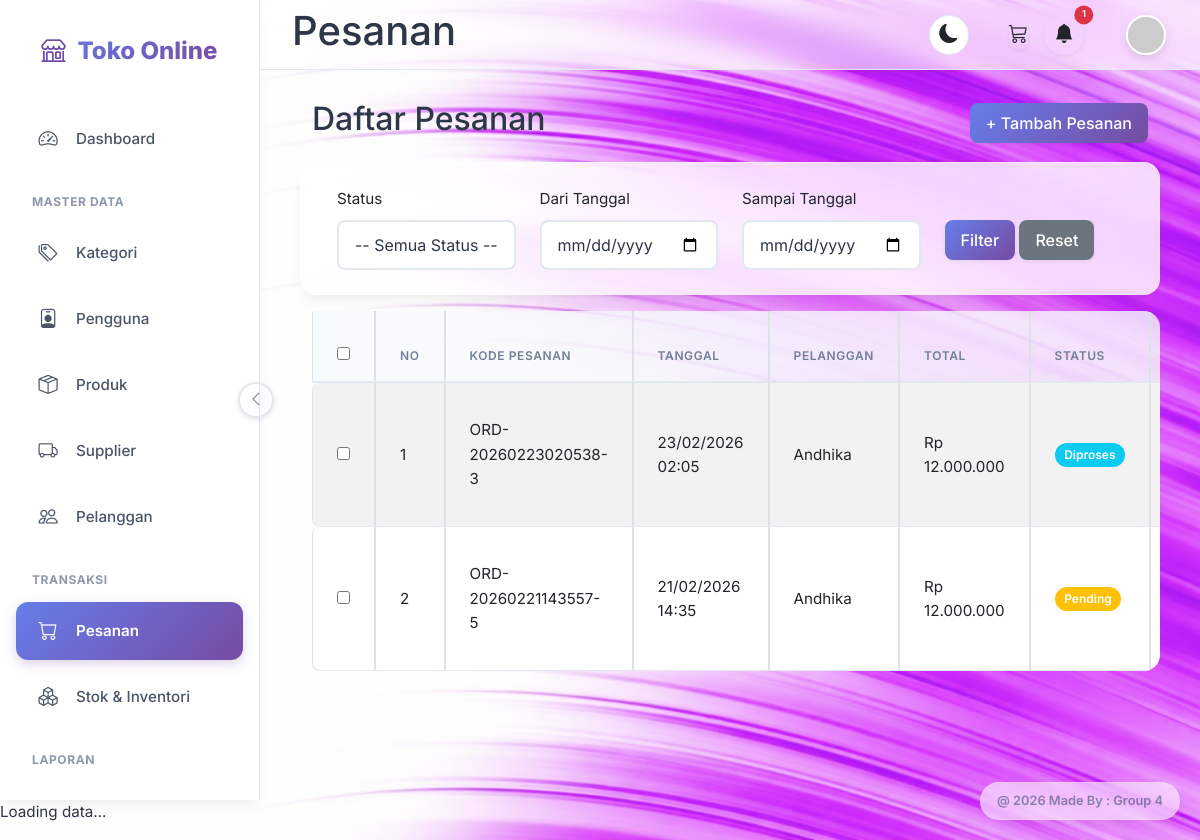
/pesanan/index.php (signed in), run on the app's committed database.
### tables this page shows
CREATE TABLE `pesanan` (
  `id` int(11) NOT NULL,
  `kode_pesanan` varchar(20) NOT NULL,
  `tanggal_pesanan` datetime NOT NULL,
  `pelanggan_id` int(11) DEFAULT NULL,
  `total_harga` decimal(15,2) NOT NULL DEFAULT 0.00,
  `status` enum('pending','diproses','dikirim','selesai','dibatalkan') DEFAULT 'pending',
  `metode_pembayaran` varchar(50) DEFAULT NULL,
  `catatan` text DEFAULT NULL,
  `created_at` timestamp NOT NULL DEFAULT current_timestamp()
);

CREATE TABLE `pelanggan` (
  `id` int(11) NOT NULL,
  `users_id` int(11) DEFAULT NULL,
  `kode_pelanggan` varchar(20) NOT NULL,
  `nama_pelanggan` varchar(100) NOT NULL,
  `alamat` text DEFAULT NULL,
  `telepon` varchar(20) DEFAULT NULL,
  `email` varchar(100) DEFAULT NULL,
  `created_at` timestamp NOT NULL DEFAULT current_timestamp()
);

### lib/functions.php (called while the page is built, shortened)
    <?php
function formatRupiah($amount)
{
    return 'Rp ' . number_format($amount, 0, ',', '.');
}
?>

### pesanan/index.php (the view, shortened to what this page needs)
<?php
require_once '../lib/functions.php';
require_once '../config/database.php';
$date_from = $_GET['date_from'] ?? '';
$date_to = $_GET['date_to'] ?? '';
$sql = "SELECT p.*, pl.nama_pelanggan,
        (SELECT status FROM pembayaran WHERE pesanan_id = p.id ORDER BY id DESC LIMIT 1) as status_bayar
        FROM `pesanan` p
        LEFT JOIN `pelanggan` pl ON p.pelanggan_id = pl.id
        WHERE 1=1";
$sql .= " ORDER BY p.id DESC";
$stmt = mysqli_prepare($connection, $sql);
mysqli_stmt_execute($stmt);
$result = mysqli_stmt_get_result($stmt);
?>
<?php include '../views/' . $THEME . '/header.php'; ?>
<?php include '../views/' . $THEME . '/sidebar.php'; ?>
<?php include '../views/' . $THEME . '/topnav.php'; ?>
<?php include '../views/' . $THEME . '/upper_block.php'; ?>
<div class="d-flex justify-content-between align-items-center mb-3">
    <h2>Daftar Pesanan</h2>
    <div>
        <a href="add.php" class="btn btn-primary">+ Tambah Pesanan</a>
    </div>
</div>
<div class="card mb-3">
    <div class="card-body">
        <form method="GET" action="">
            <div class="row">
                <div class="col-md-3">
                    <label for="status" class="form-label">Status</label>
                    <select class="form-control" id="status" name="status">
                        <option value="">-- Semua Status --</option>
                    </select>
                </div>
                <div class="col-md-3">
                    <label for="date_from" class="form-label">Dari Tanggal</label>
                    <input type="date" class="form-control" id="date_from" name="date_from"
                        value="<?= htmlspecialchars($date_from) ?>">
                </div>
                <div class="col-md-3">
                    <label for="date_to" class="form-label">Sampai Tanggal</label>
                    <input type="date" class="form-control" id="date_to" name="date_to"
                        value="<?= htmlspecialchars($date_to) ?>">
                </div>
                <div class="col-md-3">
                    <label class="form-label">&nbsp;</label><br>
                    <button type="submit" class="btn btn-primary">Filter</button>
                    <a href="index.php" class="btn btn-secondary">Reset</a>
                </div>
            </div>
        </form>
    </div>
</div>
<?php if (mysqli_num_rows($result) > 0): ?>
    <div class="table-responsive">
        <table class="table table-striped table-bordered">
            <thead>
                <tr>
                    <th width="30">
                        <input type="checkbox" id="selectAll" onchange="toggleSelectAll(this)">
                    </th>
                    <th>No</th>
                    <th>Kode Pesanan</th>
                    <th>Tanggal</th>
                    <th>Pelanggan</th>
                    <th>Total</th>
                    <th>Status</th>
                    <th>Metode Bayar</th>
                </tr>
            </thead>
            <tbody>
                <?php
                $no = 1;
                while ($row = mysqli_fetch_assoc($result)):
                    $status_class = [
                        'pending' => 'warning',
                        'diproses' => 'info',
                        'dikirim' => 'primary',
                        'selesai' => 'success',
                        'dibatalkan' => 'danger'
                    ];
                    $badge_class = $status_class[$row['status']] ?? 'secondary';
                    ?>
                    <tr>
                        <td>
                            <input type="checkbox" class="pesanan-checkbox" value="<?= $row['id'] ?>"
                                onchange="updateSelectedCount()">
                        </td>
                        <td><?= $no++ ?></td>
                        <td><?= htmlspecialchars($row['kode_pesanan']) ?></td>
                        <td><?= date('d/m/Y H:i', strtotime($row['tanggal_pesanan'])) ?></td>
                        <td><?= htmlspecialchars($row['nama_pelanggan'] ?? '-') ?></td>
                        <td><?= formatRupiah($row['total_harga']) ?></td>
                        <td><span class="badge bg-<?= $badge_class ?>"><?= ucfirst($row['status']) ?></span></td>
                        <td>
                            <?php if (($row['status_bayar'] ?? '') === 'pending'): ?>
                                <br><span class="badge bg-info text-dark" style="font-size: 0.7em;"><i
                                        class="bi bi-hourglass-split"></i> Bukti Uploaded</span>
                            <?php elseif (($row['status_bayar'] ?? '') === 'dikonfirmasi'): ?>
                                <br>
                            <?php endif; ?>
                        </td>
                    </tr>
                <?php endwhile; ?>
            </tbody>
        </table>
    </div>
<?php else: ?>
    <div class="alert alert-info">Belum ada data pesanan.</div>
<?php endif; ?>
<?php include '../views/' . $THEME . '/lower_block.php'; ?>
<?php include '../views/' . $THEME . '/footer.php'; ?>

### assets/default/css/style.css (style rules this page uses)
:root { --primary-gradient: linear-gradient(135deg, #667eea 0%, #764ba2 100%); --primary-color: #667eea; --secondary-color: #a0aec0; --success-bg: #c6f6d5; --success-text: #22543d; --warning-bg: #feebc8; --warning-text: #744210; --danger-bg: #fed7d7; --danger-text: #822727; --info-bg: #bee3f8; --info-text: #2c5282; --bg-body: #f8f9fe; --bg-card: #ffffff; --text-main: #2d3748; --text-muted: #718096; --sidebar-bg: rgba(255, 255, 255, 0.7); --sidebar-text: #4a5568; --sidebar-hover-bg: rgba(247, 250, 252, 0.8); --sidebar-active-bg: rgba(235, 244, 255, 0.8); --sidebar-active-text: #5a67d8; --border-color: #e2e8f0; --card-shadow: 0 10px 15px -3px rgba(0, 0, 0, 0.05), 0 4px 6px -2px rgba(0, 0, 0, 0.025); --hover-shadow: 0 20px 25px -5px rgba(0, 0, 0, 0.1), 0 10px 10px -5px rgba(0, 0, 0, 0.04); --font-family: 'Inter', system-ui, -apple-system, sans-serif; --border-radius: 1rem; --transition-speed: 0.3s cubic-bezier(0.4, 0, 0.2, 1); }
html { scrollbar-width: none; -ms-overflow-style: none; }
body { font-family: var(--font-family); background-color: var(--bg-body); color: var(--text-main); font-size: 0.95rem; transition: background-color 0.3s ease, color 0.3s ease; -webkit-font-smoothing: antialiased; line-height: 1.6; background-image: url('../images/bg-light.png'); background-size: cover; background-position: center; background-attachment: fixed; background-repeat: no-repeat; }
.btn { border-radius: 0.5rem; font-weight: 500; padding: 0.5rem 1rem; transition: all 0.2s; border: none; box-shadow: 0 2px 4px rgba(0, 0, 0, 0.05); }
.btn-primary { background: var(--primary-gradient); color: white; border: none; }
.card { border: none; border-radius: var(--border-radius); box-shadow: var(--card-shadow); background-color: rgba(255, 255, 255, 0.8); backdrop-filter: blur(10px); margin-bottom: 1.5rem; overflow: hidden; transition: all 0.3s ease; border: 1px solid rgba(255, 255, 255, 0.3); }
.card-body { padding: 1.5rem; }
.table-responsive { border-radius: var(--border-radius); overflow: hidden; }
.table { margin-bottom: 0; color: var(--text-main); border-collapse: separate; border-spacing: 0; }
.table thead th { background-color: var(--sidebar-hover-bg); border-bottom: 2px solid var(--border-color); color: var(--text-muted); font-weight: 600; text-transform: uppercase; font-size: 0.75rem; letter-spacing: 0.05em; padding: 1rem 1.5rem; }
.table td { padding: 1rem 1.5rem; vertical-align: middle; border-bottom: 1px solid var(--border-color); transition: background 0.2s; }
.table td:first-child { border-top-left-radius: 8px; border-bottom-left-radius: 8px; }
.badge { padding: 0.5em 0.8em; border-radius: 20px; font-weight: 600; font-size: 0.75rem; }
.form-control, .form-select { border-radius: 0.5rem; padding: 0.7rem 1rem; border: 2px solid var(--border-color); background-color: var(--bg-card); color: var(--text-main); transition: all 0.2s; }

### data on the page
pesanan: kode_pesanan "ORD-20260223020538-3", tanggal_pesanan "23/02/2026 02:05", pelanggan.nama_pelanggan "Andhika", total_harga "Rp 12.000.000", status "Diproses"
pesanan: kode_pesanan "ORD-20260221143557-5", tanggal_pesanan "21/02/2026 14:35", pelanggan.nama_pelanggan "Andhika", total_harga "Rp 12.000.000", status "Pending"

### other printed values
count($notifs) "1"
